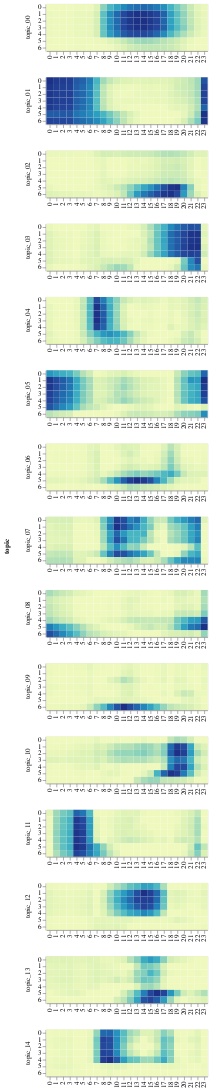

The cell this chart's notebook holds for it:
### Code cell
alt.Chart(df_topic)\
.mark_rect()\
.encode(
    alt.X('hour:O', axis=alt.Axis(title='')),
    alt.Y('day:O', axis=alt.Axis(title='')),
    color=alt.Color('score:Q', legend=None)
)\
.properties(width=240, height=70)\
.facet(row='topic:N')\
.resolve_scale(color='independent', x='independent')

### Figure 1 — Vega-Lite specification as saved in the notebook (floating-point values rounded to 4 significant figures; data arrays with more than 128 entries replaced by an {"elided": "..."} marker saying what was removed)
{"$schema": "https://vega.github.io/schema/vega-lite/v2.6.0.json", "config": {"view": {"height": 300, "width": 400}}, "data": {"name": "data-df322026337868a05baedaf125c46f1a"}, "datasets": {"data-df322026337868a05baedaf125c46f1a": {"elided": "2520 records"}}, "facet": {"row": {"field": "topic", "type": "nominal"}}, "resolve": {"scale": {"color": "independent", "x": "independent", "y": "shared"}}, "spec": {"encoding": {"color": {"field": "score", "legend": null, "type": "quantitative"}, "x": {"axis": {"title": ""}, "field": "hour", "type": "ordinal"}, "y": {"axis": {"title": ""}, "field": "day", "type": "ordinal"}}, "height": 70, "mark": "rect", "width": 240}}
